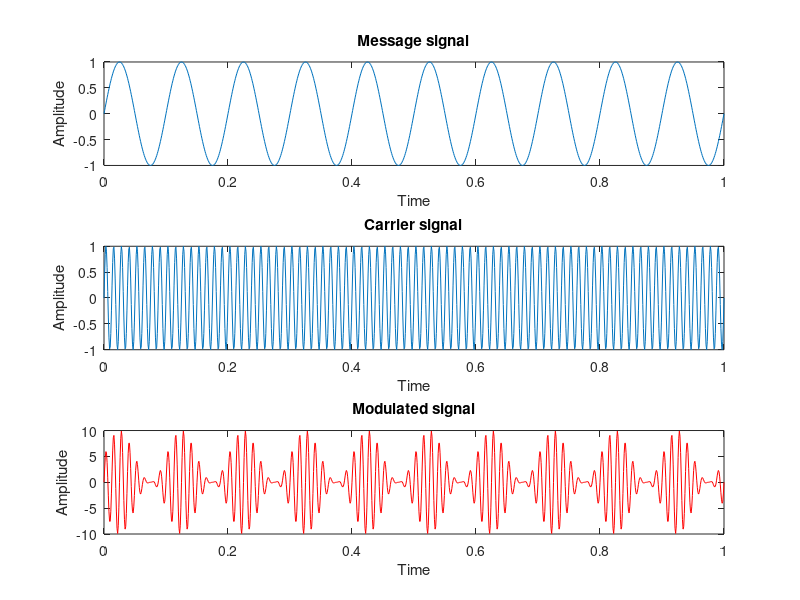

Source code (MATLAB):
clc;
clear all;
close all;


Ac=5; %carrier signal amplitude
Am=5; % message signal amplitude
fc=80; %carrier frequency
fm=10; %message frequency fm<fc
m=1; %enter modulation index
t1=0:0.001:1;

y1=sin(2*pi*fm*t1); % message signal
y2=sin(2*pi*fc*t1); % carrier signal
eq=(1+m.*y1).*(Ac.*y2);
subplot(311);
plot(t1,y1);
xlabel('Time');
ylabel('Amplitude');
title('Message signal')
subplot(312)
plot(t1,y2);
xlabel('Time');
ylabel('Amplitude');
title('Carrier signal');
subplot(313);
plot(t1,eq);
plot(t1,eq,'r');
xlabel('Time');
ylabel('Amplitude');
title('Modulated signal');